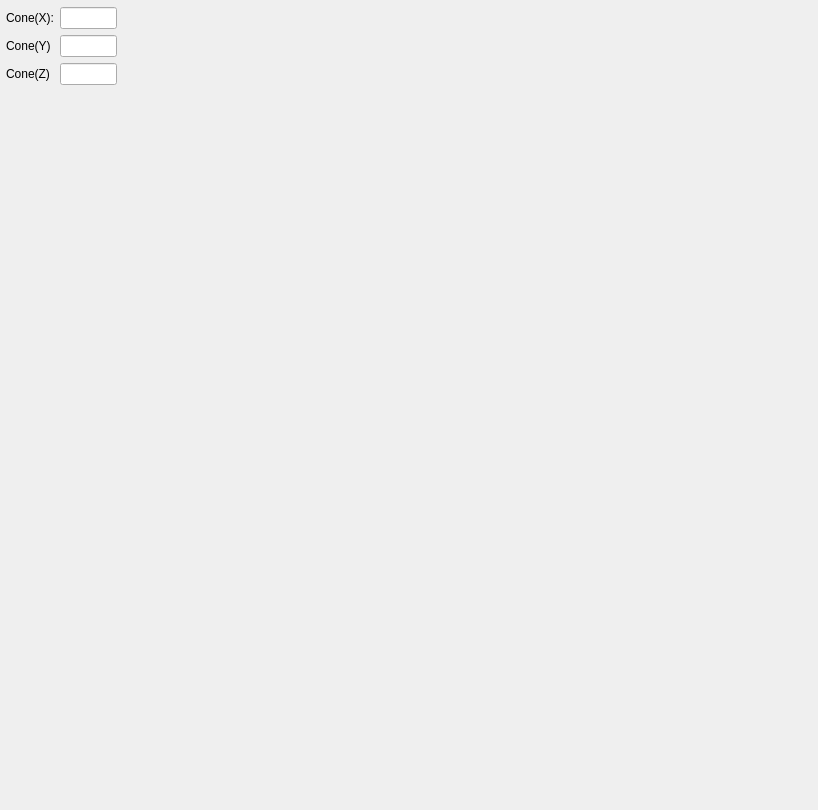
<?xml version="1.0" encoding="UTF-8"?>
<ui version="4.0">
 <class>WidgetValuesCone</class>
 <widget class="QWidget" name="WidgetValuesCone">
  <property name="geometry">
   <rect>
    <x>0</x>
    <y>0</y>
    <width>818</width>
    <height>810</height>
   </rect>
  </property>
  <property name="windowTitle">
   <string>Values</string>
  </property>
  <widget class="QWidget" name="layoutWidget">
   <property name="geometry">
    <rect>
     <x>6</x>
     <y>7</y>
     <width>111</width>
     <height>91</height>
    </rect>
   </property>
   <layout class="QFormLayout" name="formLayout">
    <item row="0" column="0">
     <widget class="QLabel" name="label_4">
      <property name="text">
       <string>Cone(X):</string>
      </property>
     </widget>
    </item>
    <item row="0" column="1">
     <widget class="QLineEdit" name="lineEdit_X_2"/>
    </item>
    <item row="1" column="0">
     <widget class="QLabel" name="label_5">
      <property name="text">
       <string>Cone(Y)</string>
      </property>
     </widget>
    </item>
    <item row="1" column="1">
     <widget class="QLineEdit" name="lineEdit_Y_2"/>
    </item>
    <item row="2" column="0">
     <widget class="QLabel" name="label_6">
      <property name="text">
       <string>Cone(Z)</string>
      </property>
     </widget>
    </item>
    <item row="2" column="1">
     <widget class="QLineEdit" name="lineEdit_Z_2"/>
    </item>
   </layout>
  </widget>
 </widget>
 <resources/>
 <connections/>
</ui>
